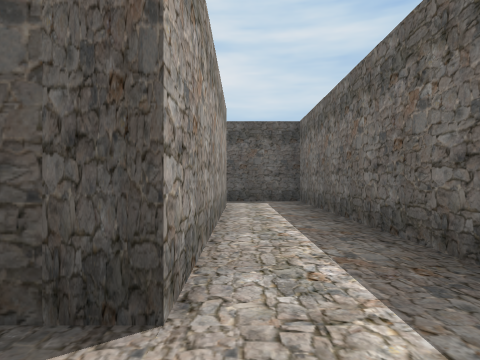
View 1 (above)

12 first-person views from a walk through a 3-D level made in the Unity game engine. The camera is 1.2 m above the floor, looks level and sees 75° across. The floor is counted in squares, 2 m on a side. Each view is taken from the middle of a square. On the plan, view 1 faces up. The plan holds only what a view shows up to about 9 squares ahead; the rest is blank. The player character is not drawn. Door leaves are left out, so doorways stand open.

View 2
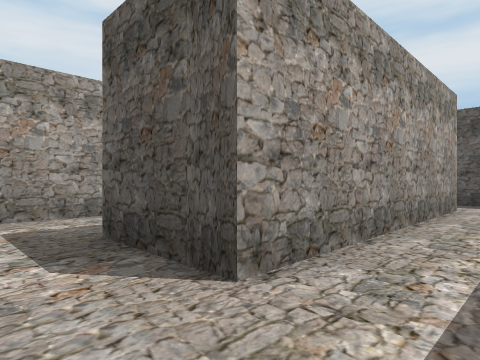

View 3
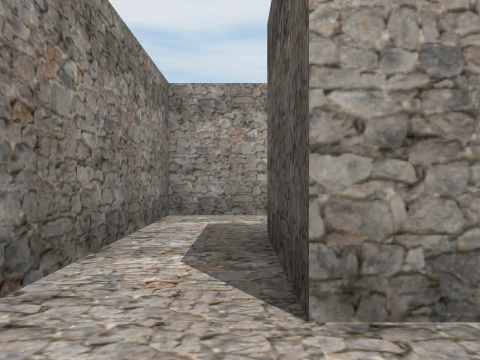

View 4
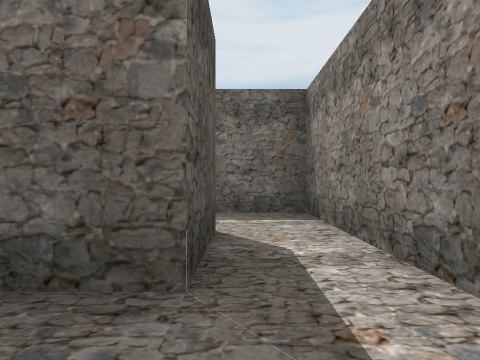

View 5
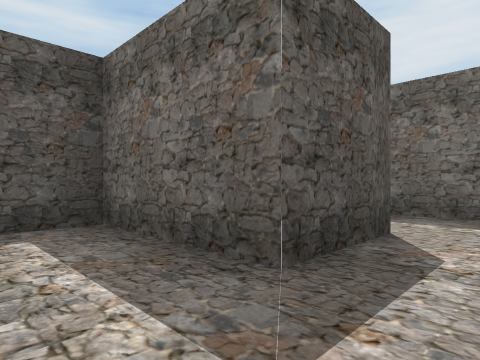

View 6
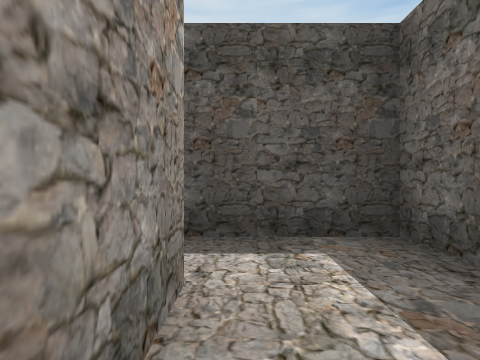

View 7
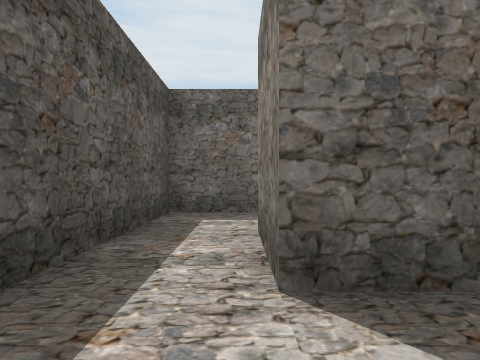

View 8
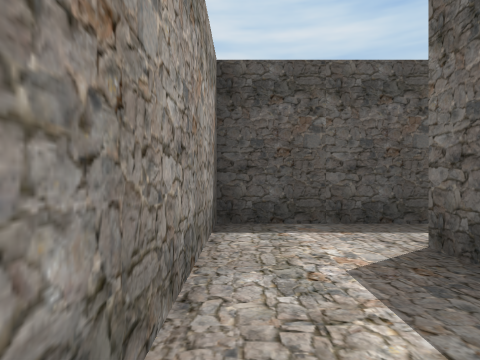

View 9
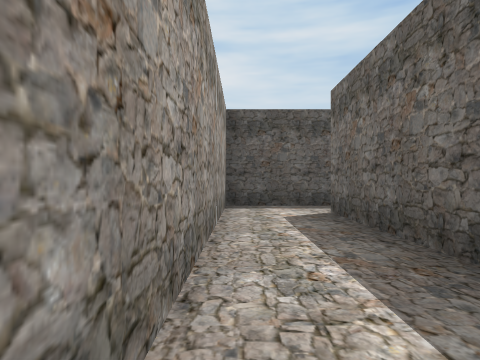

View 10
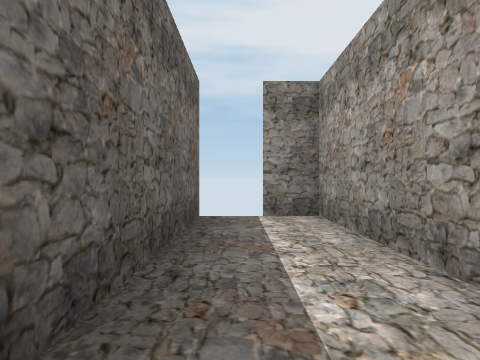

View 11
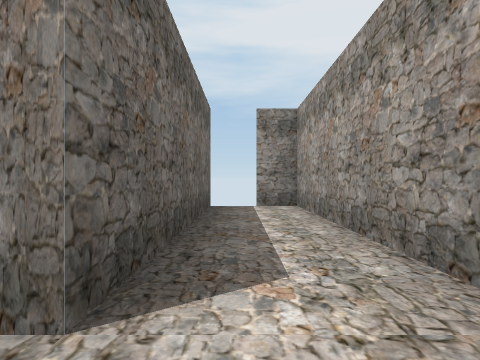

View 12
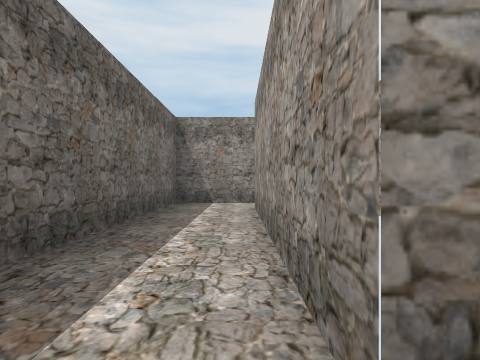

### Floor plan
Points are (right, up) in squares from view 1. A wall is a line through its corners. A room is listed if a view was taken in it or the views show most of it. See-through windows are left out.
Room 1 (views 1, 2, 3, 12)
walls: (-0.3, 7.4) (-0.3, 1.3); (-0.5, -0.2) (1.7, -0.2) (1.7, 8.8) (-0.6, 8.8)
ways out: opening at (-1.5, 0.5) to room 2
Room 2 (views 4, 5, 6)
walls: (-4.3, 2.8) (-4.3, -0.2) (-0.5, -0.2); (-0.3, 1.3) (-2.3, 1.3) (-2.3, 2.5)
ways out: opening at (-1.5, 0.5) to room 1; opening at (-3.5, 2) to room 4
Room 3 (views 7, 8, 9, 10, 11)
walls: (-4.5, 4.3) (-8.3, 4.3) (-8.3, -3.2) (-7.4, -3.2); (-6.3, -3.2) (-6.3, 2.8) (-4.3, 2.8)
ways out: opening at (-5.5, 3.5) to room 4; open door at (-7, -3)
Room 4 (no view inside)
walls: (-2.3, 2.5) (-2.3, 4.3) (-4.5, 4.3)
ways out: opening at (-3.5, 2) to room 2; opening at (-5.5, 3.5) to room 3

Positions as (right, up) in squares from view 1, and headings:
1: (0, 0), facing up
2: (1, 0), facing up-left
3: (1, 1), facing left
4: (-4, 1), facing right
5: (-4, 0), facing up-right
6: (-4, 1), facing up
7: (-8, 3), facing right
8: (-8, 0), facing up
9: (-8, -3), facing up
10: (-7, 2), facing down
11: (-7, 4), facing down
12: (0, 8), facing down
